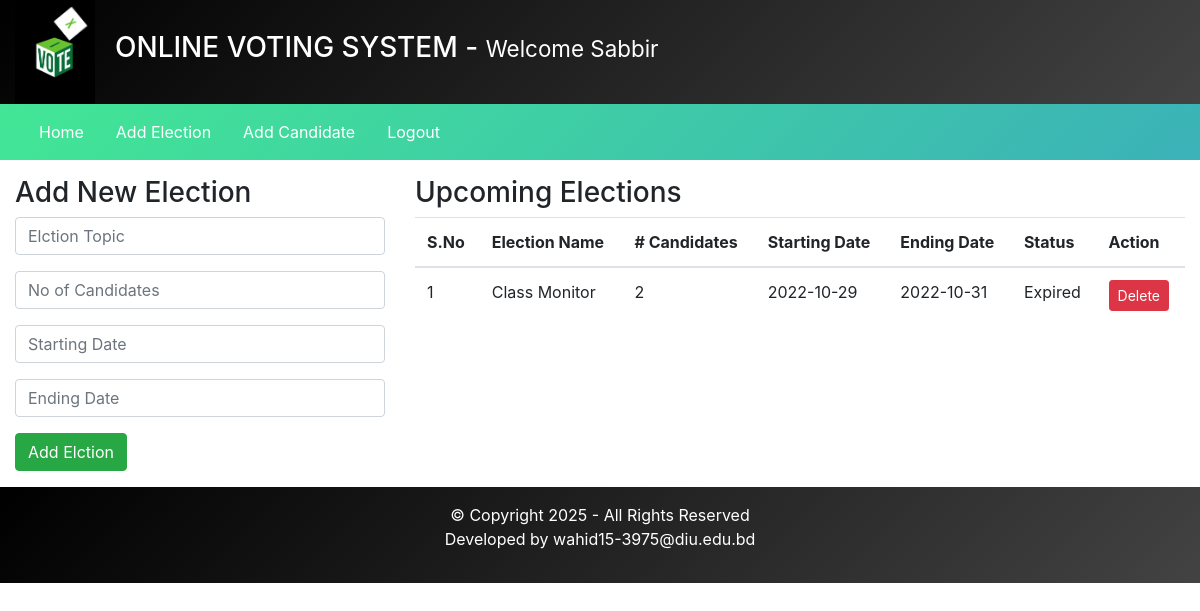
The app's page /admin/index.php?addElectionPage=1 (signed in) with its own data.
### tables this page shows
CREATE TABLE `elections` (
  `id` int(11) NOT NULL,
  `election_topic` varchar(255) DEFAULT NULL,
  `no_of_candidates` int(11) DEFAULT NULL,
  `starting_date` date DEFAULT NULL,
  `ending_date` date DEFAULT NULL,
  `status` varchar(45) DEFAULT NULL,
  `inserted_by` varchar(255) DEFAULT NULL,
  `inserted_on` date DEFAULT NULL
);

### admin/inc/add_elections.php (the view, shortened to what this page needs)
<div class="row my-3">
    <div class="col-4">
        <h3>Add New Election</h3>
        <form method="POST">
            <div class="form-group">
                <input type="text" name="election_topic" placeholder="Elction Topic" class="form-control" required />
            </div>
            <div class="form-group">
                <input type="number" name="number_of_candidates" placeholder="No of Candidates" class="form-control" required />
            </div>
            <div class="form-group">
                <input type="text" onfocus="this.type='Date'" name="starting_date" placeholder="Starting Date" class="form-control" required />
            </div>
            <div class="form-group">
                <input type="text" onfocus="this.type='Date'" name="ending_date" placeholder="Ending Date" class="form-control" required />
            </div>
            <input type="submit" value="Add Elction" name="addElectionBtn" class="btn btn-success" />
        </form>
    </div>
    <div class="col-8">
        <h3>Upcoming Elections</h3>
        <table class="table">
            <thead>
                <tr>
                    <th scope="col">S.No</th>
                    <th scope="col">Election Name</th>
                    <th scope="col"># Candidates</th>
                    <th scope="col">Starting Date</th>
                    <th scope="col">Ending Date</th>
                    <th scope="col">Status </th>
                    <th scope="col">Action </th>
                </tr>
            </thead>
            <tbody>
                <?php
                    $fetchingData = mysqli_query($db, "SELECT * FROM elections") or die(mysqli_error($db));
                    $isAnyElectionAdded = mysqli_num_rows($fetchingData);
                    if($isAnyElectionAdded > 0)
                    {
                        $sno = 1;
                        while($row = mysqli_fetch_assoc($fetchingData))
                        {
                            $election_id = $row['id'];
                ?>
                            <tr>
                                <td><?php echo $sno++; ?></td>
                                <td><?php echo $row['election_topic']; ?></td>
                                <td><?php echo $row['no_of_candidates']; ?></td>
                                <td><?php echo $row['starting_date']; ?></td>
                                <td><?php echo $row['ending_date']; ?></td>
                                <td><?php echo $row['status']; ?></td>
                                <td>
                                    <button class="btn btn-sm btn-danger" onclick="DeleteData(<?php echo $election_id; ?>)"> Delete </button>
                                </td>
                            </tr>
                <?php
                        }
                    }else {
            ?>
                        <tr>
                            <td colspan="7"> No any election is added yet. </td>
                        </tr>
            <?php
                    }
                ?>
            </tbody>
        </table>
    </div>
</div>

### records on screen
elections: election_topic "Class Monitor", no_of_candidates "2", starting_date "2022-10-29", ending_date "2022-10-31", status "Expired"

### other values on screen
$_SESSION['username'] "Sabbir"
